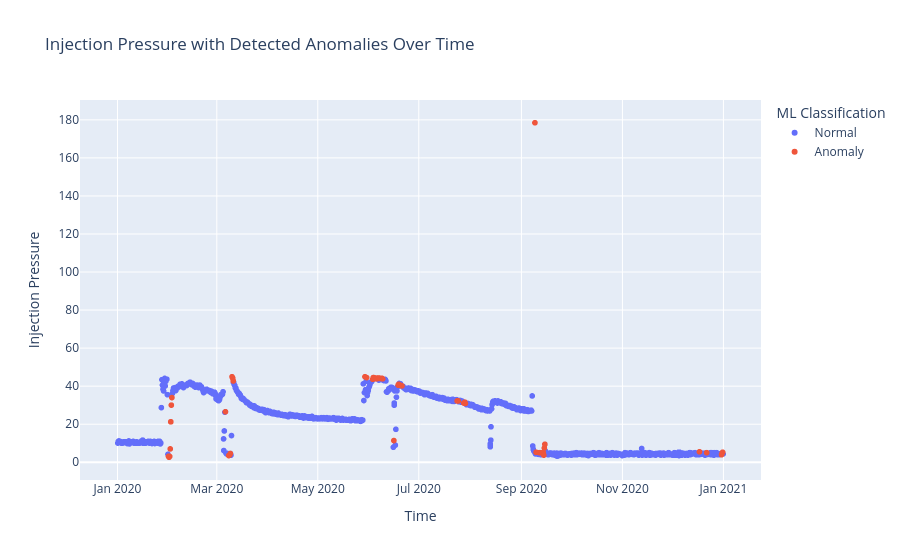

Notebook source saved alongside this figure:
### Code cell
fig = px.scatter(
    df,
    x='Time',
    y='Injection_Pressure',
    color='Status',
    title='Injection Pressure with Detected Anomalies Over Time',
    labels={
        'Time': 'Time',
        'Injection_Pressure': 'Injection Pressure',
        'Status': 'ML Classification'
    },
    hover_data=[
        'Injection_Rate',
        'Anomaly_Score'
    ]
)

fig.show()
